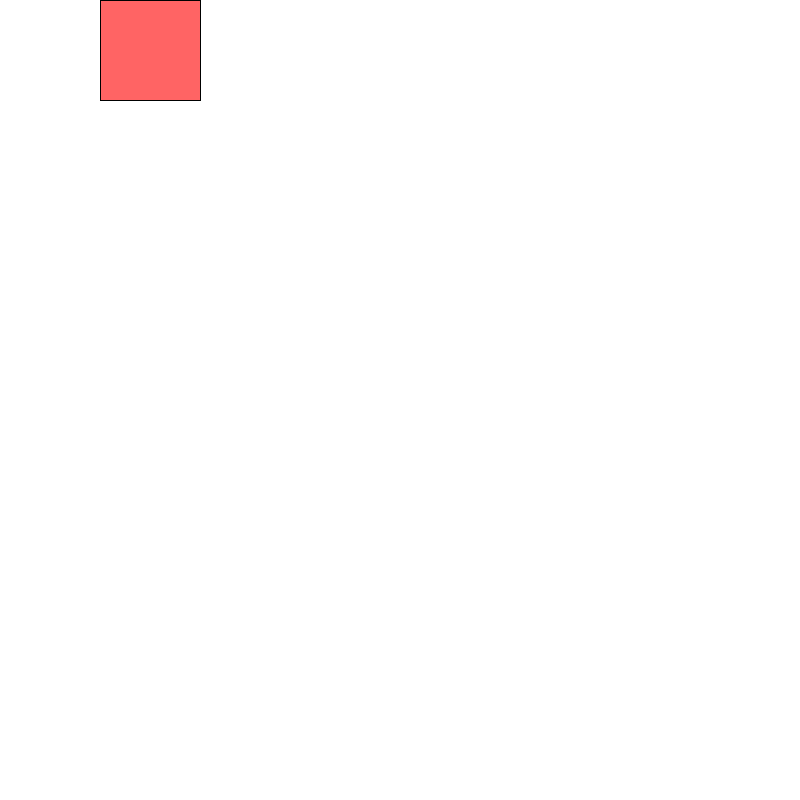
Frame 1 (no input)
Frame 60 (the mouse pressed at the canvas centre just before this capture): identical to frame 1, image omitted
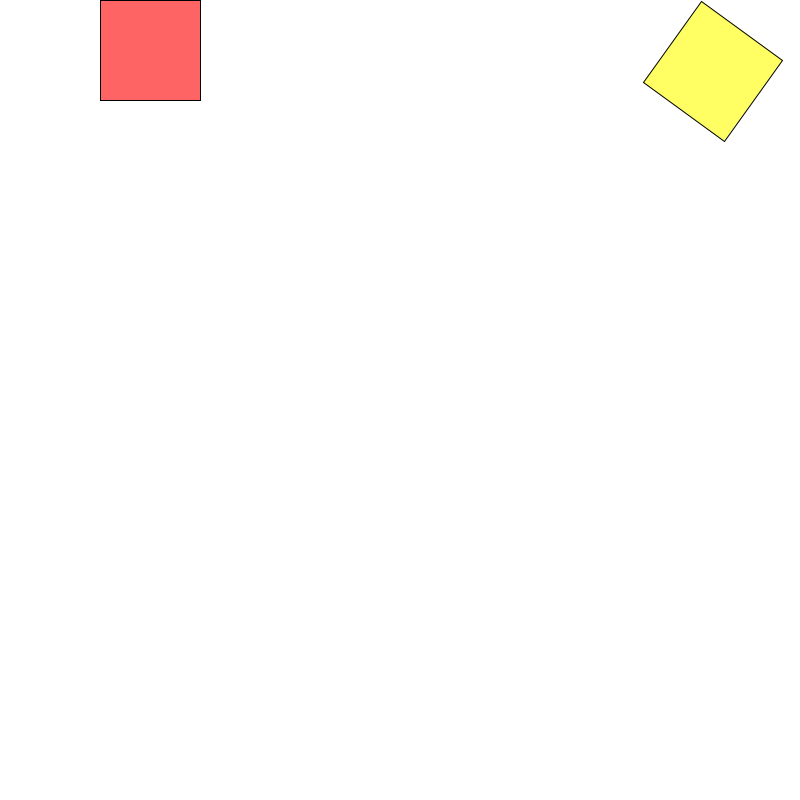
Frame 120 (the mouse held since frame 60 and released just before this capture)

The Processing sketch that drew these frames (run headless with seeded random() and noise(); from frame 60 on, the mouse is pressed at the canvas centre):

// Processing sketch: matrices
// ── matrices.pde
void setup(){
  size(800, 800);  
}

void draw(){
  background(255);
  
  //there are 3 kinds of matrix transformations
  //translate
  //rotate
  //scale
  
  pushMatrix(); //remember the new origin point
  translate(mouseX, mouseY); //move the point to where the mouse is
  rotate(PI/5); //rotate the whole world
 
  fill(255, 255, 100);
  rect(10, -500, 100, 100);
  
  popMatrix(); //forget everything
  
  //because this is outside of pushMatrix()/popMatrix()
  //then the rectangle is not actually affected
  //by the translation or the rotation
  fill(255, 100, 100);
  rect(100, 0, 100, 100);
} 
